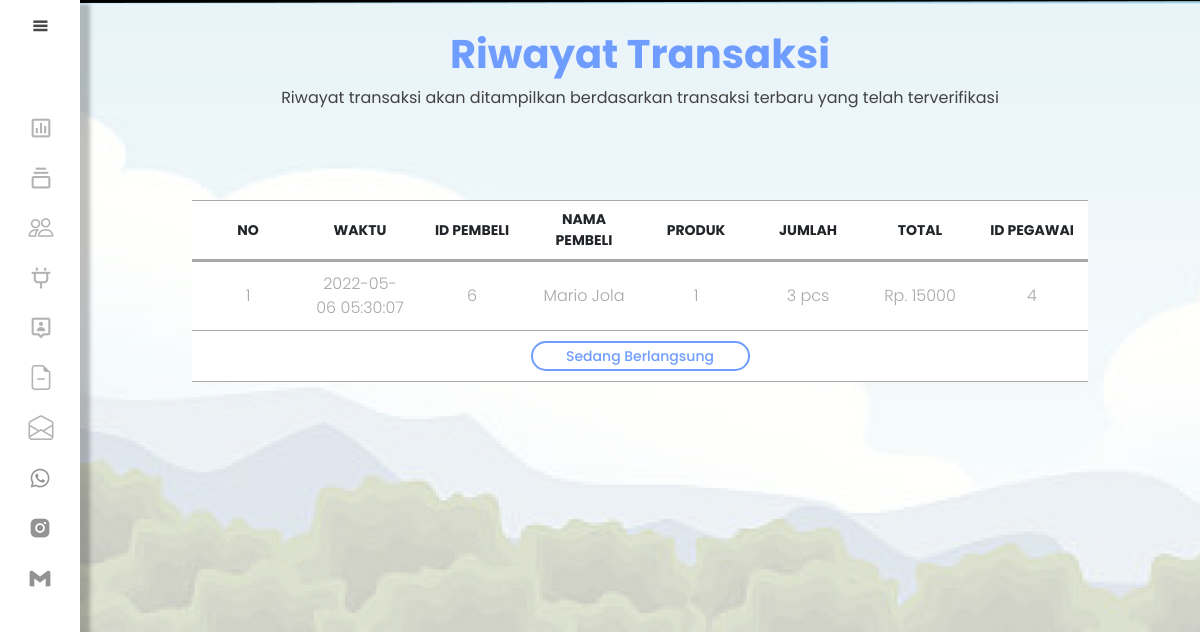
Before: /pegawai/transaksi1.php (signed in) with the older database file.
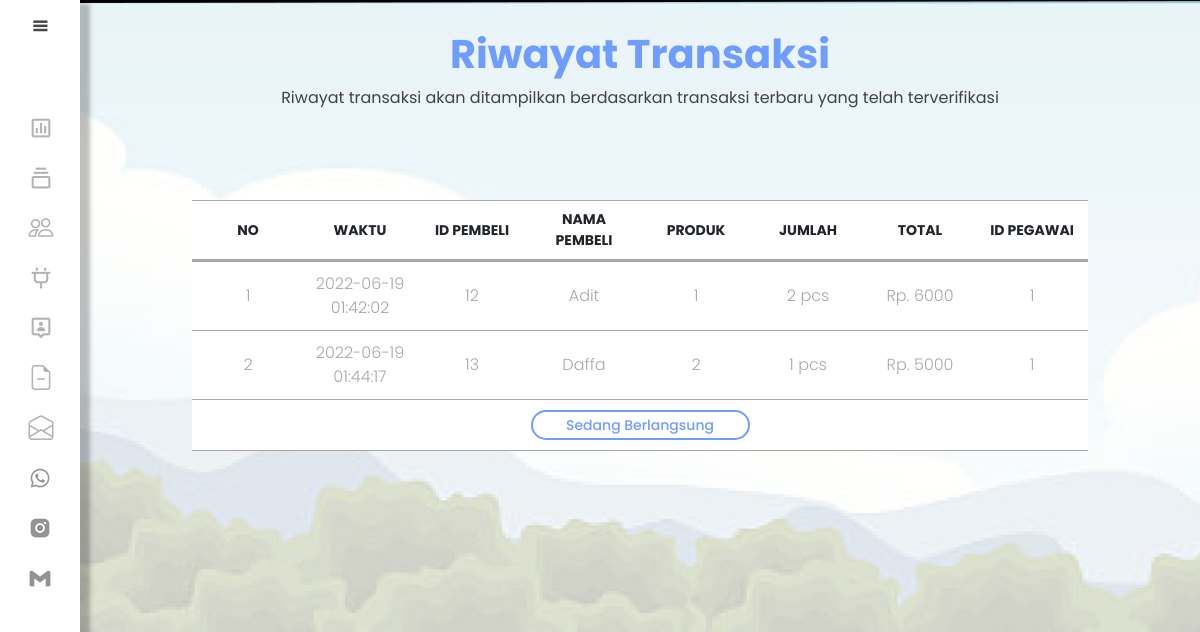
After: the same page with the newer database file.
### tables this page shows
CREATE TABLE `data_transaksi` (
  `id_transaksi` int(5) NOT NULL,
  `waktu_transaksi` datetime NOT NULL,
  `bukti_transaksi` varchar(255) NOT NULL,
  `id_pembeli` int(5) NOT NULL,
  `id_produk` int(5) NOT NULL,
  `jumlah_produk` int(5) NOT NULL,
  `total` int(10) NOT NULL,
  `id_pegawai` int(5) NOT NULL,
  `status` enum('Ongoing','Riwayat','Berlangsung') NOT NULL
);

CREATE TABLE `data_user` (
  `id` int(11) NOT NULL,
  `nama` varchar(255) NOT NULL,
  `alamat` varchar(255) NOT NULL,
  `no_hp` char(13) NOT NULL,
  `gender` varchar(15) NOT NULL,
  `email` varchar(255) NOT NULL,
  `username` varchar(255) NOT NULL,
  `password` varchar(255) NOT NULL,
  `level` enum('Admin','Pegawai','Pembeli') NOT NULL
);

CREATE TABLE `data_produk` (
  `id_produk` int(11) NOT NULL,
  `nama_produk` varchar(50) NOT NULL,
  `gambar_produk` varchar(50) NOT NULL,
  `rasa_produk` varchar(50) NOT NULL,
  `harga_produk` int(50) NOT NULL,
  `berat_produk` int(50) NOT NULL,
  `tanggal_kedaluwarsa` datetime NOT NULL,
  `if_sesudah` text NOT NULL,
  `if_sebelum` text NOT NULL
);

### pegawai/transaksi1.php (the view, shortened to what this page needs)
<!DOCTYPE html>
<html lang="en">
<head>
    <link href="https://cdn.jsdelivr.net/npm/bootstrap@5.1.3/dist/css/bootstrap.min.css" rel="stylesheet">
    <link href='https://unpkg.com/boxicons@2.1.2/css/boxicons.min.css' rel='stylesheet'>
    <link rel="stylesheet" href="https://cdn.jsdelivr.net/npm/bootstrap-icons@1.8.1/font/bootstrap-icons.css">
    <link rel="stylesheet" href="css/produk.css">
</head>
<body>
    <div class="sidebar">
        <div class="logo-content">
            <div class="logo">
            </div>
            <i class='bx bx-menu' id="btn"></i>
        </div>
        <ul class="nav">
        <li>
                <a href="index.php">
                    <i class='bx bx-bar-chart-square'></i>
                </a>
            </li>
            <li>
                <a href="produk.php">
                    <i class='bx bx-collection'></i>
                </a>
            </li>
            <li>
                <a href="data_pembeli.php">
                    <i class="bi bi-people"></i>
                </a>
            </li>
            <li>
                <a href="transaksi.php">
                    <i class='bx bx-plug'></i>
                </a>
            </li>
            <li>
                <a href="profil.php">
                    <i class='bx bx-user-pin'></i>
                </a>
            </li>
            <li>
                <a href="bahanProduk.php">
                    <i class='bi bi-file-earmark-minus'></i>
                </a>
            </li>
            <li>
                <a href="ulasan.php">
                    <i class='bi bi-envelope-open'></i>
                </a>
            </li>
            <div class="sosial-media">
                <i class='sosial bx bxl-gmail' id="gmail"></i>
                <a href="https://www.instagram.com/__deenda/">
                    <i class='sosial bx bxl-instagram-alt' id="instagram"></i>
                </a>
                <a href="http://wa.me/+628813430521">
                    <i class='sosial bx bxl-whatsapp' id="whatsapp"></i>
                </a>
            </div>
        </ul>
    </div>
    <div class="title">
        <h1>Riwayat Transaksi</h1>
        <p>Riwayat transaksi akan ditampilkan berdasarkan transaksi terbaru yang telah terverifikasi</p>
    </div>
    <div class="home-content">
        <table>
            <thead>
                <tr id="atas">
                    <th>No</th>
                    <th>Waktu</th>
                    <th>ID Pembeli</th>
                    <th>Nama Pembeli</th>
                    <th>Produk</th>
                    <th>Jumlah</th>
                    <th>Total</th>
                    <th>ID Pegawai</th>
                </tr>
            </thead>
            <tbody>
                <?php
                require("../link/homepage/koneksi.php");
                $query = "SELECT * FROM data_transaksi JOIN data_produk ON data_transaksi.id_produk = data_produk.id_produk JOIN data_user ON data_transaksi.id_pembeli = data_user.id WHERE data_transaksi.status = 'Riwayat'";
                $result = $conn -> query($query);
                $i = 0;
                while ($row = $result -> fetch_assoc()) :
                    $i++;
                ?>
                <tr id="data">
                    <td><?php echo $i; ?></td>
                    <td><?php echo $row['waktu_transaksi']; ?></td>
                    <td><?php echo $row['id_pembeli']; ?></td>
                    <td><?php echo $row['nama']; ?></td>
                    <td><?php echo $row['id_produk']; ?></td>
                    <td><?php echo $row['jumlah_produk']; ?> pcs</td>
                    <td>Rp. <?php echo $row['total']; ?></td>
                    <td><?php echo $row['id_pegawai']; ?></td>
                </tr>
                <?php endwhile ?>
            </tbody>
            <tfoot>
                <tr>
                    <td colspan="8"><a href="transaksi.php"><button type="button" id="tambah" style="cursor: pointer;">Sedang Berlangsung</button></a></td>
                </tr>
            </tfoot>
        </table>
    </div>
</body>
</html>

Changed rows visible on the page:
removed data_transaksi: waktu_transaksi "2022-05-06 05:30:07", id_pembeli "6", data_user.nama "Mario Jola", id_produk.id_produk "1", jumlah_produk "3", total "15000", id_pegawai "4"
added data_transaksi: waktu_transaksi "2022-06-19 01:42:02", id_pembeli "12", data_user.nama "Adit", id_produk.id_produk "1", jumlah_produk "2", total "6000", id_pegawai "1"
added data_transaksi: waktu_transaksi "2022-06-19 01:44:17", id_pembeli "13", data_user.nama "Daffa", id_produk.id_produk "2", jumlah_produk "1", total "5000", id_pegawai "1"
